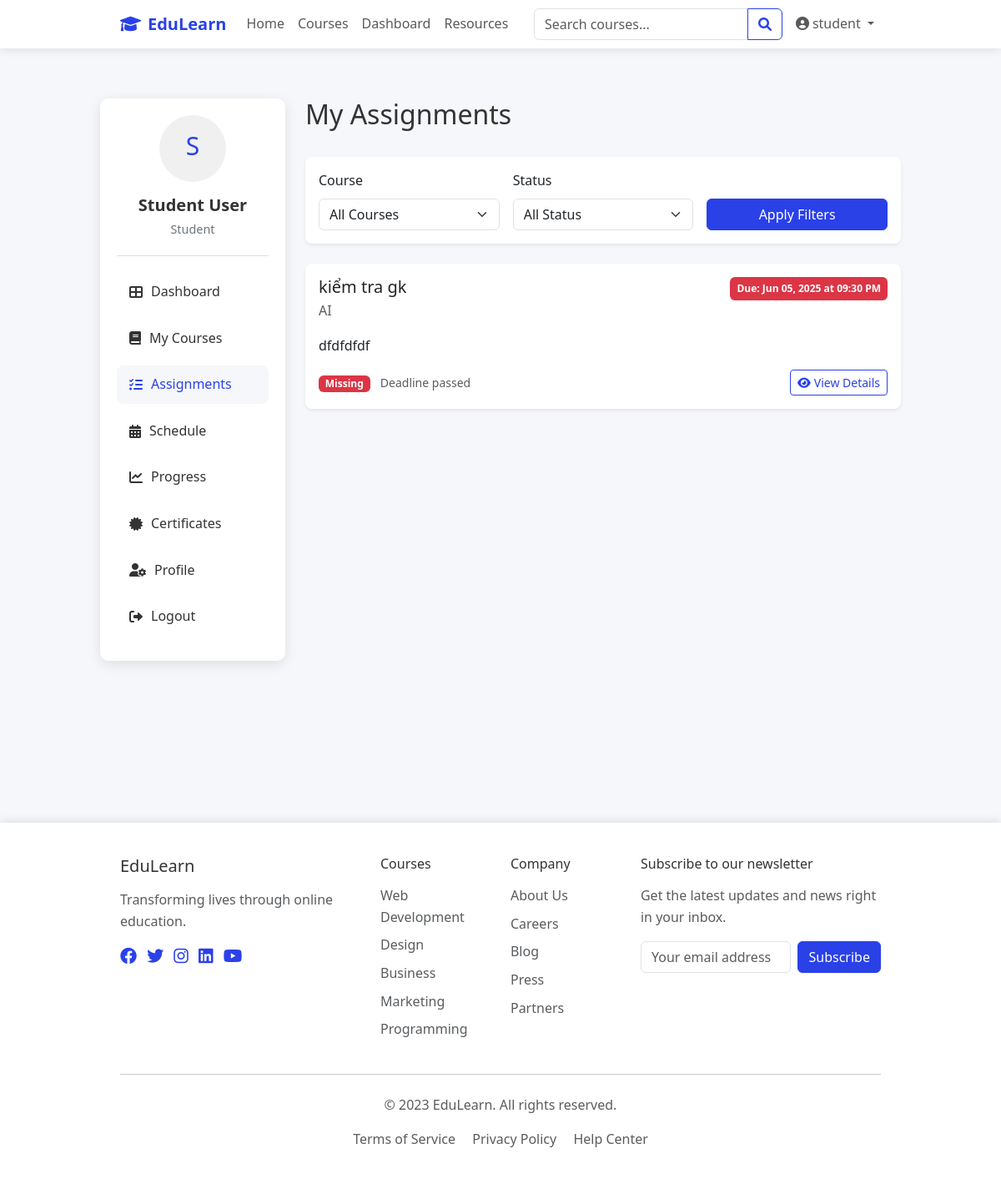
Before: /student/assignments (signed in) with the older database file.
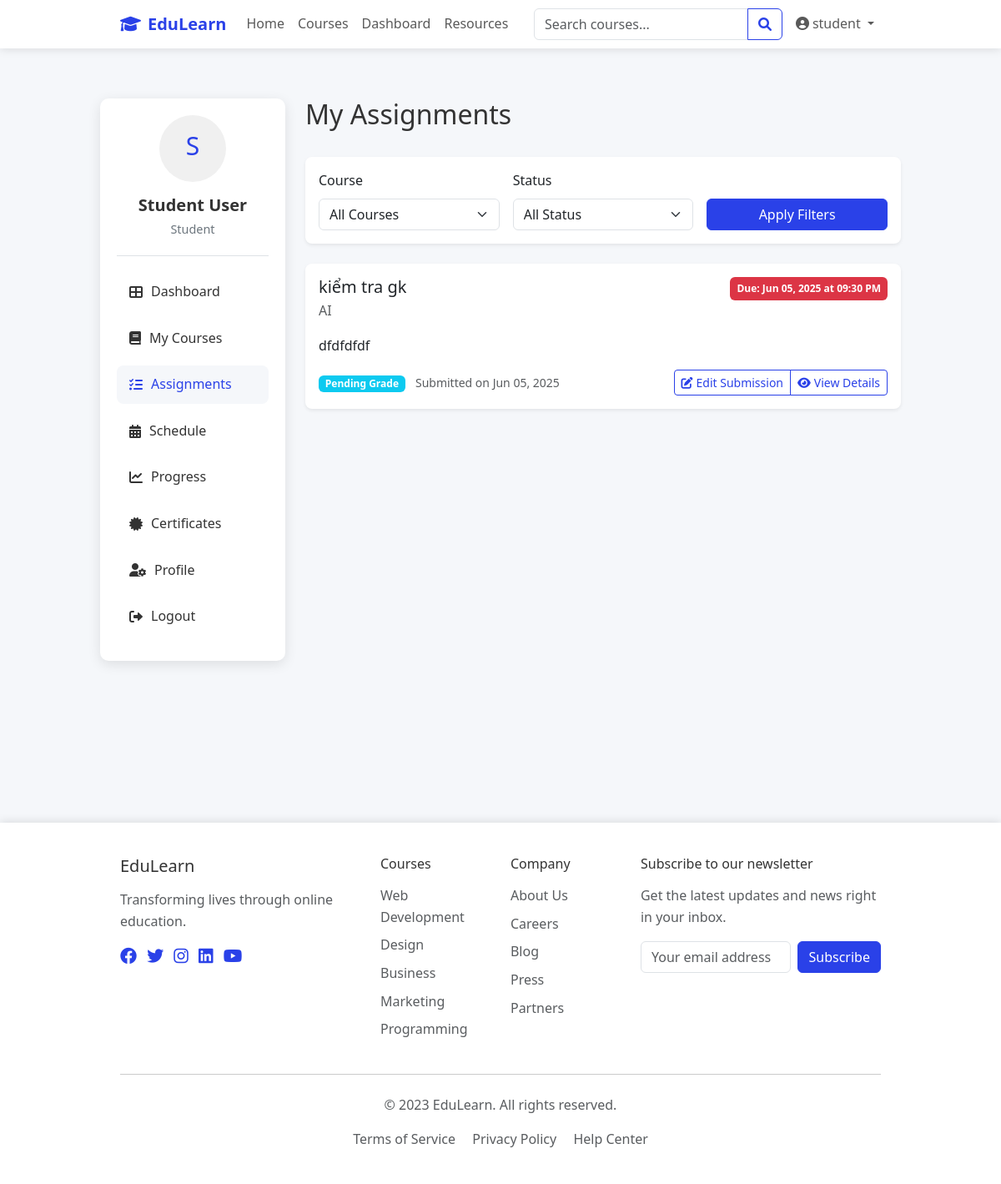
After: the same page with the newer database file.
### models.py (models this page shows)
class Assignment(db.Model):
    id = db.Column(db.Integer, primary_key=True)
    title = db.Column(db.String(120), nullable=False)
    description = db.Column(db.Text, nullable=False)
    deadline = db.Column(db.DateTime, nullable=False)
    course_id = db.Column(db.Integer, db.ForeignKey('course.id'), nullable=False)
    created_at = db.Column(db.DateTime, default=datetime.utcnow)
    submissions = db.relationship('Submission', backref='assignment', lazy='dynamic', cascade='all, delete-orphan')

class Course(db.Model):
    id = db.Column(db.Integer, primary_key=True)
    name = db.Column(db.String(120), nullable=False)
    description = db.Column(db.Text, nullable=False)
    instructor_id = db.Column(db.Integer, db.ForeignKey('instructor.id'), nullable=False)
    created_at = db.Column(db.DateTime, default=datetime.utcnow)
    image_url = db.Column(db.String(255))
    enrollments = db.relationship('Enrollment', back_populates='course', cascade='all, delete-orphan')
    lessons = db.relationship('Lesson', backref='course', lazy='dynamic', cascade='all, delete-orphan')
    assignments = db.relationship('Assignment', backref='course', lazy='dynamic', cascade='all, delete-orphan')
    schedules = db.relationship('Schedule', backref='course', lazy='dynamic', cascade='all, delete-orphan')

class Submission(db.Model):
    id = db.Column(db.Integer, primary_key=True)
    file_url = db.Column(db.String(255))
    content = db.Column(db.Text)
    submitted_at = db.Column(db.DateTime, default=datetime.utcnow)
    assignment_id = db.Column(db.Integer, db.ForeignKey('assignment.id'), nullable=False)
    student_id = db.Column(db.Integer, db.ForeignKey('student.id'), nullable=False)
    grade = db.relationship('Grade', backref='submission', uselist=False, cascade='all, delete-orphan')

### routes.py (the view, shortened to what this page needs)
@app.route('/student/assignments')
@login_required
@role_required('student')
def student_assignments():
    student = current_user.student_profile
    enrolled_courses = [enrollment.course for enrollment in student.enrollments if enrollment.status == 'approved']
    selected_course = request.args.get('course', type=int)
    status = request.args.get('status')
    course_ids = [course.id for course in enrolled_courses]
    assignments_query = Assignment.query.filter(Assignment.course_id.in_(course_ids))
    if selected_course:
        assignments_query = assignments_query.filter(Assignment.course_id == selected_course)
    assignments = assignments_query.order_by(Assignment.deadline).all()
    return render_template('assignments/student_assignments.html',
                          student=student,
                          enrolled_courses=enrolled_courses,
                          assignments=assignments,
                          selected_course=selected_course,
                          now=datetime.utcnow(),
                          get_submission=get_submission)

### app.py (called while the page is built)
@login_manager.user_loader
def load_user(user_id):
    from models import User
    return User.query.get(int(user_id))

### models.py (called while the page is built)
    def is_admin(self):
        return self.role == 'admin'

    def is_instructor(self):
        return self.role == 'instructor'

### utils.py (called while the page is built)
def role_required(*roles):
    def decorator(f):
        @wraps(f)
        def decorated_function(*args, **kwargs):
            if not current_user.is_authenticated:
                flash('Please log in to access this page.', 'warning')
                return redirect(url_for('login'))
            if current_user.role not in roles:
                flash('You do not have permission to access this page.', 'danger')
                return redirect(url_for('dashboard'))
            return f(*args, **kwargs)
        return decorated_function
    return decorator

def get_submission(assignment_id, student_id):
    from models import Submission
    return Submission.query.filter_by(assignment_id=assignment_id, student_id=student_id).first()

### templates/assignments/student_assignments.html (shortened to what the changed rows need)
{% extends "base.html" %}
{% block extra_css %}
<link rel="stylesheet" href="{{ url_for('static', filename='css/dashboard.css') }}">
{% endblock %}
{% block content %}
<div class="container dashboard-container">
    <div class="row">
        <div class="col-lg-9">
            <div class="d-flex justify-content-between align-items-center mb-4">
                <h2>My Assignments</h2>
            </div>
            {% if assignments %}
            <div class="assignments-list">
                {% for assignment in assignments %}
                <div class="card shadow-sm mb-4">
                    <div class="card-body">
                        <div class="d-flex justify-content-between align-items-start mb-3">
                            <div>
                                <h5 class="card-title mb-1">{{ assignment.title }}</h5>
                                <p class="text-muted mb-0">{{ assignment.course.name }}</p>
                            </div>
                            <span
                                class="badge {% if assignment.deadline < now %}bg-danger{% else %}bg-primary{% endif %} p-2">
                                Due: {{ assignment.deadline.strftime('%b %d, %Y at %I:%M %p') }}
                            </span>
                        </div>
                        <p class="card-text">{{ assignment.description|truncate(150) }}</p>
                        {% set submission = get_submission(assignment.id, student.id) %}
                        {% if submission %}
                        {% if submission.grade %}
                        <div class="d-flex justify-content-between align-items-center mt-3">
                            <div>
                                <span
                                    class="badge {% if submission.grade.score >= 70 %}bg-success{% elif submission.grade.score >= 50 %}bg-warning{% else %}bg-danger{% endif %} me-2">
                                    Grade: {{ submission.grade.score }}/100
                                </span>
                                <span class="text-muted small">Submitted on {{ submission.submitted_at.strftime('%b %d,
                                    %Y') }}</span>
                            </div>
                            <div class="btn-group">
                                <a href="{{ url_for('submission_edit', submission_id=submission.id) }}"
                                    class="btn btn-sm btn-outline-primary">
                                    <i class="fas fa-edit me-1"></i>Edit Submission
                                </a>
                                <a href="{{ url_for('assignment_detail', assignment_id=assignment.id) }}"
                                    class="btn btn-sm btn-outline-primary">
                                    <i class="fas fa-eye me-1"></i>View Details
                                </a>
                            </div>
                        </div>
                        {% else %}
                        <div class="d-flex justify-content-between align-items-center mt-3">
                            <div>
                                <span class="badge bg-info me-2">Pending Grade</span>
                                <span class="text-muted small">Submitted on {{ submission.submitted_at.strftime('%b %d,
                                    %Y') }}</span>
                            </div>
                            <div class="btn-group">
                                <a href="{{ url_for('submission_edit', submission_id=submission.id) }}"
                                    class="btn btn-sm btn-outline-primary">
                                    <i class="fas fa-edit me-1"></i>Edit Submission
                                </a>
                                <a href="{{ url_for('assignment_detail', assignment_id=assignment.id) }}"
                                    class="btn btn-sm btn-outline-primary">
                                    <i class="fas fa-eye me-1"></i>View Details
                                </a>
                            </div>
                        </div>
                        {% endif %}
                        {% else %}
                        {% if assignment.deadline >= now %}
                        <div class="d-flex justify-content-between align-items-center mt-3">
                            <div>
                                <span class="badge bg-warning me-2">Not Submitted</span>
                                <span class="text-muted small deadline-countdown"
                                    data-deadline="{{ assignment.deadline.isoformat() }}">
                                    {{ (assignment.deadline - now).days }} days left
                                </span>
                            </div>
                            <div class="btn-group">
                                <a href="{{ url_for('submission_create', assignment_id=assignment.id) }}"
                                    class="btn btn-sm btn-primary">
                                    <i class="fas fa-upload me-1"></i>Submit
                                </a>
                                <a href="{{ url_for('assignment_detail', assignment_id=assignment.id) }}"
                                    class="btn btn-sm btn-outline-primary">
                                    <i class="fas fa-eye me-1"></i>View Details
                                </a>
                            </div>
                        </div>
                        {% else %}
                        <div class="d-flex justify-content-between align-items-center mt-3">
                            <div>
                                <span class="badge bg-danger me-2">Missing</span>
                                <span class="text-muted small">Deadline passed</span>
                            </div>
                            <a href="{{ url_for('assignment_detail', assignment_id=assignment.id) }}"
                                class="btn btn-sm btn-outline-primary">
                                <i class="fas fa-eye me-1"></i>View Details
                            </a>
                        </div>
                        {% endif %}
                        {% endif %}
                    </div>
                </div>
                {% endfor %}
            </div>
            {% else %}
            <div class="text-center py-5">
                <i class="fas fa-tasks fa-4x text-muted mb-3"></i>
                <h4 class="text-muted">No assignments found</h4>
                <p>You're all caught up! Check back later for new assignments.</p>
            </div>
            {% endif %}
        </div>
    </div>
</div>
{% endblock %}

Changed rows visible on the page:
computed for Assignment "kiểm tra gk": text "Missing Deadline passed" → "Pending Grade Submitted on Edit Submission"
added Submission: submitted_at "Jun 05, 2025"
